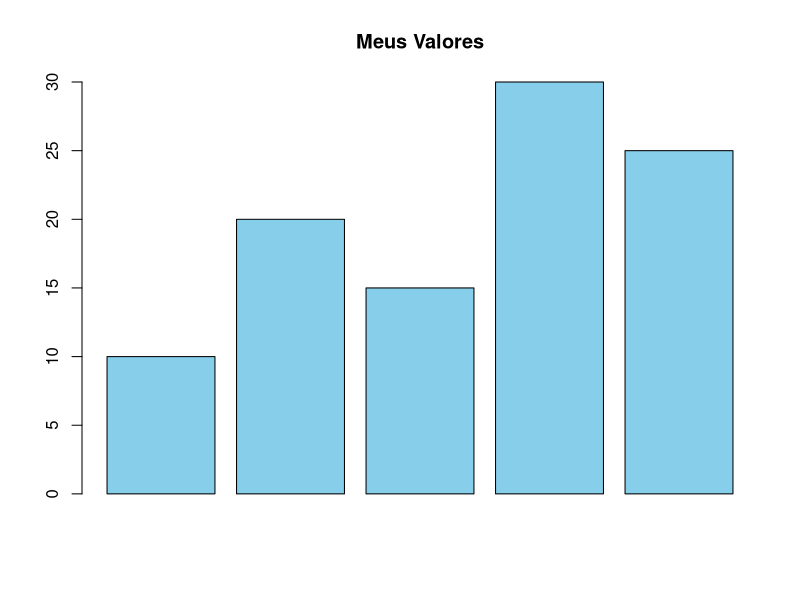
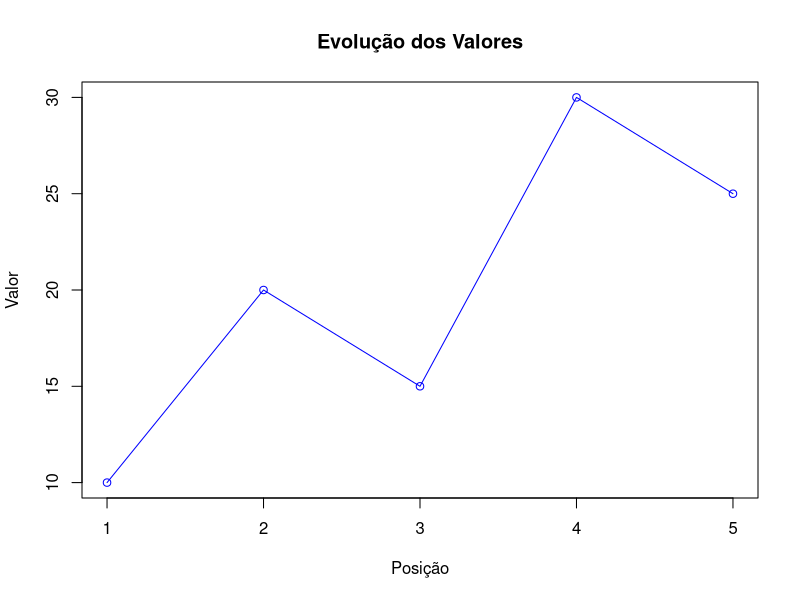
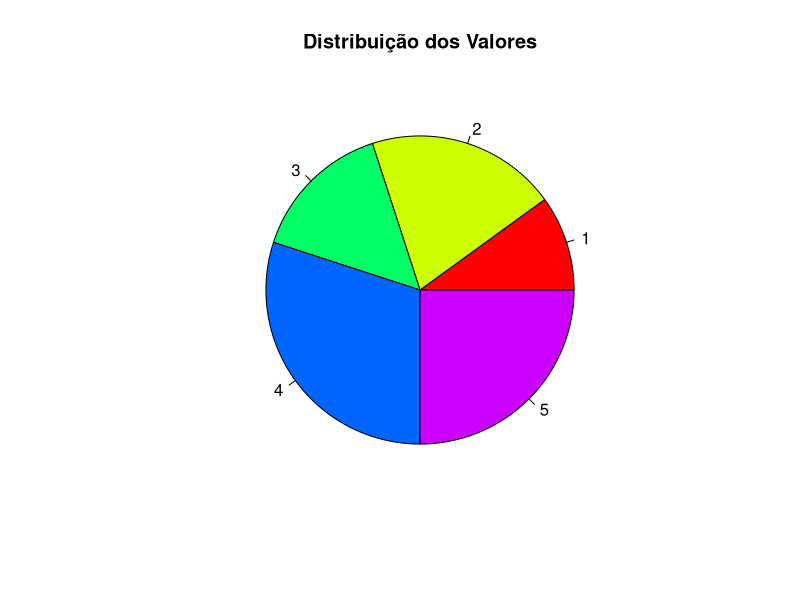

R code for these plots, in order:
# Análise de Dados em R

valores <- c(10, 20, 15, 30, 25)

# Estatísticas
media <- mean(valores)
soma <- sum(valores)
maior <- max(valores)
menor <- min(valores)
mediana <- median(valores)
desvio <- sd(valores)

# Exibir resultados
print(media)
print(soma)
print(maior)
print(menor)
print(mediana)
print(desvio)

# Tabela
dados <- data.frame(valores)
print(dados)

# Gráfico de barras
barplot(
  valores,
  col = "skyblue",
  main = "Meus Valores"
)

# Gráfico de linhas
plot(
  valores,
  type = "o",
  col = "blue",
  main = "Evolução dos Valores",
  xlab = "Posição",
  ylab = "Valor"
)

# Gráfico de pizza
pie(
  valores,
  main = "Distribuição dos Valores",
  col = rainbow(5)
)
